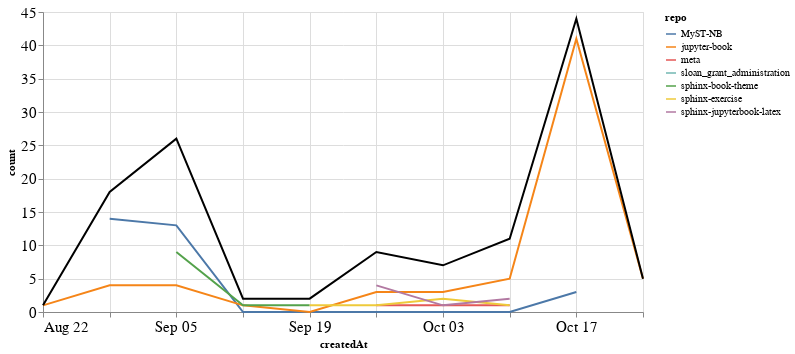

Notebook cell for this chart:
### Markdown cell above
### Comments

### Code cell
comments_time = comments.groupby('repo').resample('W', on='createdAt').count()['author'].reset_index()
comments_time = comments_time.rename(columns={'author': 'count'})
comments_time_total = comments_time.groupby('createdAt').agg({"count": "sum"}).reset_index()
ch1 = alt.Chart(comments_time, width=600).mark_line().encode(
    x='createdAt',
    y='count',
    color='repo',
    tooltip="repo"
)

ch2 = alt.Chart(comments_time_total, width=600).mark_line(color="black").encode(
    x='createdAt',
    y='count',
)

ch1 + ch2

### Figure 1 — Vega-Lite specification as saved in the notebook (floating-point values rounded to 4 significant figures)
{"config": {"axisLeft": {"labelFontSize": 15}, "axisBottom": {"labelFontSize": 15}}, "layer": [{"data": {"name": "data-b3176e0c7546ce3d747e8991c4ed8813"}, "mark": "line", "encoding": {"color": {"type": "nominal", "field": "repo"}, "tooltip": {"type": "nominal", "field": "repo"}, "x": {"type": "temporal", "field": "createdAt"}, "y": {"type": "quantitative", "field": "count"}}, "width": 600}, {"data": {"name": "data-bf86eec87de12b70fed6efe757f207a9"}, "mark": {"type": "line", "color": "black"}, "encoding": {"x": {"type": "temporal", "field": "createdAt"}, "y": {"type": "quantitative", "field": "count"}}, "width": 600}], "$schema": "https://vega.github.io/schema/vega-lite/v4.8.1.json", "datasets": {"data-b3176e0c7546ce3d747e8991c4ed8813": [{"repo": "MyST-NB", "createdAt": "2021-08-29T00:00:00", "count": 14}, {"repo": "MyST-NB", "createdAt": "2021-09-05T00:00:00", "count": 13}, {"repo": "MyST-NB", "createdAt": "2021-09-12T00:00:00", "count": 0}, {"repo": "MyST-NB", "createdAt": "2021-09-19T00:00:00", "count": 0}, {"repo": "MyST-NB", "createdAt": "2021-09-26T00:00:00", "count": 0}, {"repo": "MyST-NB", "createdAt": "2021-10-03T00:00:00", "count": 0}, {"repo": "MyST-NB", "createdAt": "2021-10-10T00:00:00", "count": 0}, {"repo": "MyST-NB", "createdAt": "2021-10-17T00:00:00", "count": 3}, {"repo": "jupyter-book", "createdAt": "2021-08-22T00:00:00", "count": 1}, {"repo": "jupyter-book", "createdAt": "2021-08-29T00:00:00", "count": 4}, {"repo": "jupyter-book", "createdAt": "2021-09-05T00:00:00", "count": 4}, {"repo": "jupyter-book", "createdAt": "2021-09-12T00:00:00", "count": 1}, {"repo": "jupyter-book", "createdAt": "2021-09-19T00:00:00", "count": 0}, {"repo": "jupyter-book", "createdAt": "2021-09-26T00:00:00", "count": 3}, {"repo": "jupyter-book", "createdAt": "2021-10-03T00:00:00", "count": 3}, {"repo": "jupyter-book", "createdAt": "2021-10-10T00:00:00", "count": 5}, {"repo": "jupyter-book", "createdAt": "2021-10-17T00:00:00", "count": 41}, {"repo": "jupyter-book", "createdAt": "2021-10-24T00:00:00", "count": 5}, {"repo": "meta", "createdAt": "2021-09-26T00:00:00", "count": 1}, {"repo": "meta", "createdAt": "2021-10-03T00:00:00", "count": 1}, {"repo": "meta", "createdAt": "2021-10-10T00:00:00", "count": 1}, {"repo": "sloan_grant_administration", "createdAt": "2021-10-10T00:00:00", "count": 2}, {"repo": "sphinx-book-theme", "createdAt": "2021-09-05T00:00:00", "count": 9}, {"repo": "sphinx-book-theme", "createdAt": "2021-09-12T00:00:00", "count": 1}, {"repo": "sphinx-book-theme", "createdAt": "2021-09-19T00:00:00", "count": 1}, {"repo": "sphinx-exercise", "createdAt": "2021-09-19T00:00:00", "count": 1}, {"repo": "sphinx-exercise", "createdAt": "2021-09-26T00:00:00", "count": 1}, {"repo": "sphinx-exercise", "createdAt": "2021-10-03T00:00:00", "count": 2}, {"repo": "sphinx-exercise", "createdAt": "2021-10-10T00:00:00", "count": 1}, {"repo": "sphinx-jupyterbook-latex", "createdAt": "2021-09-26T00:00:00", "count": 4}, {"repo": "sphinx-jupyterbook-latex", "createdAt": "2021-10-03T00:00:00", "count": 1}, {"repo": "sphinx-jupyterbook-latex", "createdAt": "2021-10-10T00:00:00", "count": 2}], "data-bf86eec87de12b70fed6efe757f207a9": [{"createdAt": "2021-08-22T00:00:00", "count": 1}, {"createdAt": "2021-08-29T00:00:00", "count": 18}, {"createdAt": "2021-09-05T00:00:00", "count": 26}, {"createdAt": "2021-09-12T00:00:00", "count": 2}, {"createdAt": "2021-09-19T00:00:00", "count": 2}, {"createdAt": "2021-09-26T00:00:00", "count": 9}, {"createdAt": "2021-10-03T00:00:00", "count": 7}, {"createdAt": "2021-10-10T00:00:00", "count": 11}, {"createdAt": "2021-10-17T00:00:00", "count": 44}, {"createdAt": "2021-10-24T00:00:00", "count": 5}]}}
